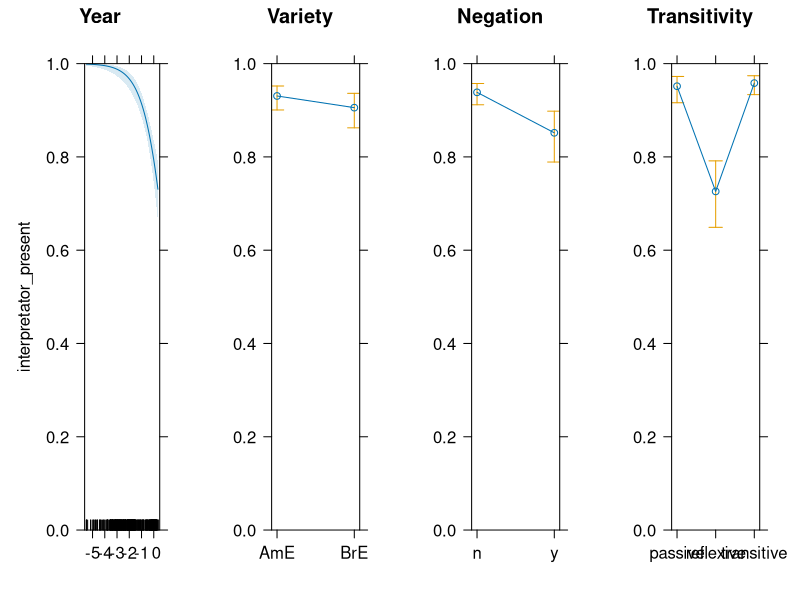
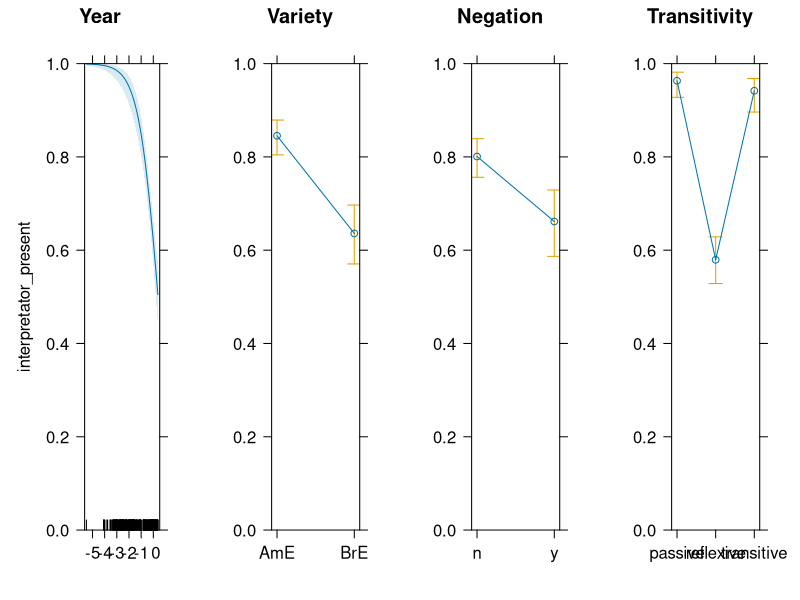
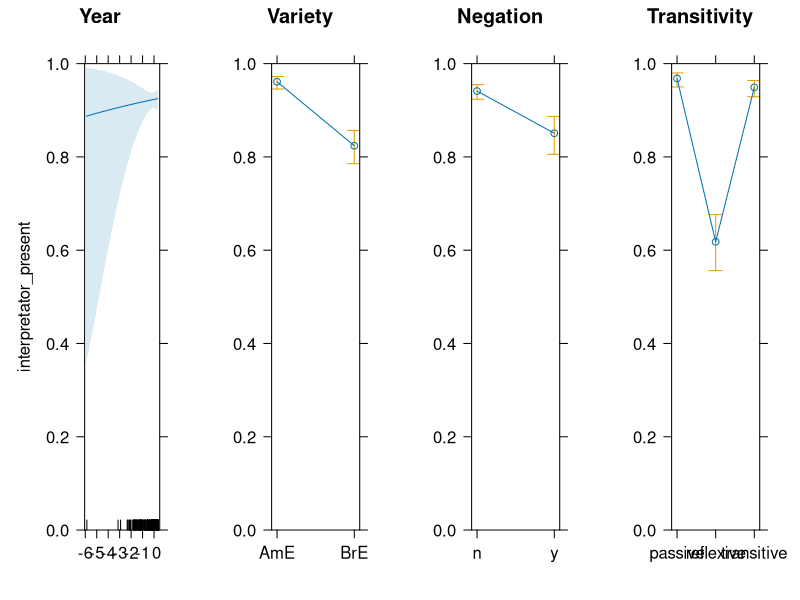
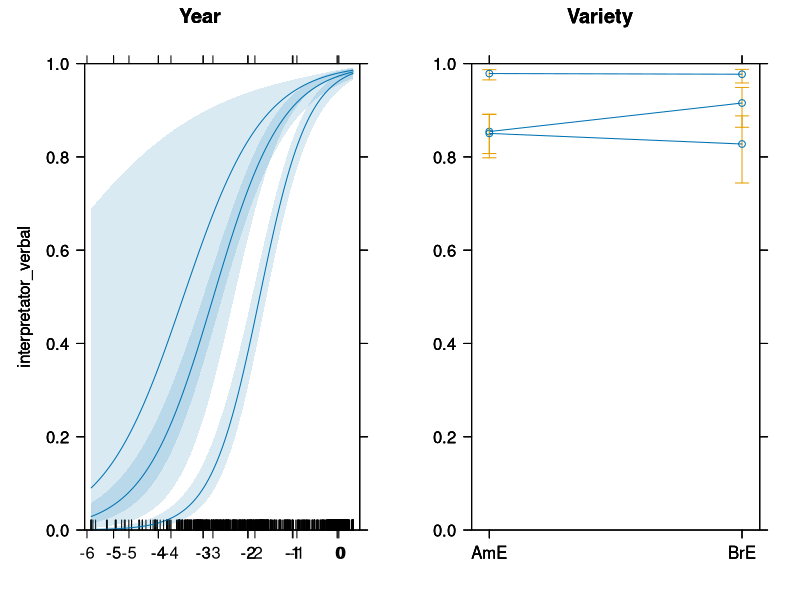

Generate these figures, in order, with R:
## ---- chunk 1
all_data <- read.csv("./data/all_data.csv", stringsAsFactors = T)
## ---- chunk 2
m_long_deceive <- glm(
  interpretator_present ~ year_c + variety + transitivity + negation, 
  data=all_data, subset=verb == "deceive", family="binomial")

arm::display(m_long_deceive)
## ---- chunk 3
plot(effects::predictorEffect(
  "year_c",
  m_long_deceive, 
  confidence.level=.95), 
  axes=list(y=list(type="response", lim=c(0,1))),
  lattice=list(array=list(row=1, col=1, nrow=1, ncol=4, more=T)),
  main="Year", xlab="")

plot(effects::predictorEffect(
  "variety",
  m_long_deceive, 
  confidence.level=.95), 
  axes=list(y=list(type="response",lim=c(0,1))),
  lattice=list(array=list(row=1, col=2, nrow=1, ncol=4, more=T)),
  main="Variety", xlab="", ylab="")

plot(effects::predictorEffect(
  "negation",
  m_long_deceive, 
  confidence.level=.95), 
  axes=list(y=list(type="response",lim=c(0,1))),
  lattice=list(array=list(row=1, col=3, nrow=1, ncol=4, more=T)),
  main="Negation", xlab="", ylab="")

plot(effects::predictorEffect(
  "transitivity",
  m_long_deceive, 
  confidence.level=.95), 
  axes=list(y=list(type="response",lim=c(0,1))),
  lattice=list(array=list(row=1, col=4, nrow=1, ncol=4, more=F)),
  main="Transitivity", xlab="", ylab="")

## ---- chunk 4
m_long_delude <- glm(
  interpretator_present ~ year_c + variety + transitivity + negation, 
  data=all_data, subset=verb == "delude", family="binomial")

arm::display(m_long_delude)
## ---- chunk 5
plot(effects::predictorEffect(
  "year_c",
  m_long_delude, 
  confidence.level=.95), 
  axes=list(y=list(type="response", lim=c(0,1))),
  lattice=list(array=list(row=1, col=1, nrow=1, ncol=4, more=T)),
  main="Year", xlab="")

plot(effects::predictorEffect(
  "variety",
  m_long_delude, 
  confidence.level=.95), 
  axes=list(y=list(type="response",lim=c(0,1))),
  lattice=list(array=list(row=1, col=2, nrow=1, ncol=4, more=T)),
  main="Variety", xlab="", ylab="")

plot(effects::predictorEffect(
  "negation",
  m_long_delude, 
  confidence.level=.95), 
  axes=list(y=list(type="response",lim=c(0,1))),
  lattice=list(array=list(row=1, col=3, nrow=1, ncol=4, more=T)),
  main="Negation", xlab="", ylab="")

plot(effects::predictorEffect(
  "transitivity",
  m_long_delude, 
  confidence.level=.95), 
  axes=list(y=list(type="response",lim=c(0,1))),
  lattice=list(array=list(row=1, col=4, nrow=1, ncol=4, more=F)),
  main="Transitivity", xlab="", ylab="")

## ---- chunk 6
m_long_fool <- glm(
  interpretator_present ~ year_c + variety + transitivity + negation, 
  data=all_data, subset=verb == "fool", family="binomial")

arm::display(m_long_fool)
## ---- chunk 7
plot(effects::predictorEffect(
  "year_c",
  m_long_fool, 
  confidence.level=.95), 
  axes=list(y=list(type="response", lim=c(0,1))),
  lattice=list(array=list(row=1, col=1, nrow=1, ncol=4, more=T)),
  main="Year", xlab="")

plot(effects::predictorEffect(
  "variety",
  m_long_fool, 
  confidence.level=.95), 
  axes=list(y=list(type="response",lim=c(0,1))),
  lattice=list(array=list(row=1, col=2, nrow=1, ncol=4, more=T)),
  main="Variety", xlab="", ylab="")

plot(effects::predictorEffect(
  "negation",
  m_long_fool, 
  confidence.level=.95), 
  axes=list(y=list(type="response",lim=c(0,1))),
  lattice=list(array=list(row=1, col=3, nrow=1, ncol=4, more=T)),
  main="Negation", xlab="", ylab="")

plot(effects::predictorEffect(
  "transitivity",
  m_long_fool, 
  confidence.level=.95), 
  axes=list(y=list(type="response",lim=c(0,1))),
  lattice=list(array=list(row=1, col=4, nrow=1, ncol=4, more=F)),
  main="Transitivity", xlab="", ylab="")

## ---- chunk 8
str(all_data)
all_data_replacement <- subset(all_data, interpretator_type != "none")
all_data_replacement$interpretator_verbal <- ifelse(all_data_replacement$interpretator_type == "verbal", 1, 0)
all_data_replacement <- droplevels(all_data_replacement)
str(all_data_replacement)
## ---- chunk 9
# List of interpretators
all_data_replacement$interpretator_ordered <- all_data_replacement$interpretator
all_data_replacement$interpretator_ordered <- factor(
  all_data_replacement$interpretator_ordered,
  levels=names(sort(table(all_data_replacement$interpretator), decreasing=T)),
  ordered=T
)

vcd::structable(verb + year_bins_100 ~ interpretator_ordered, all_data_replacement)
## ---- chunk 10
m_long_deceive_replacement <- glm(
  interpretator_verbal ~ year_c + variety, 
  data=all_data_replacement, subset=verb == "deceive", family="binomial")

arm::display(m_long_deceive_replacement)
## ---- chunk 11
plot(effects::predictorEffect(
  "year_c",
  m_long_deceive_replacement, 
  confidence.level=.95), 
  axes=list(y=list(type="response", lim=c(0,1))),
  lattice=list(array=list(row=1, col=1, nrow=1, ncol=2, more=T)),
  main="Year", xlab="")

plot(effects::predictorEffect(
  "variety",
  m_long_deceive_replacement, 
  confidence.level=.95), 
  axes=list(y=list(type="response",lim=c(0,1))),
  lattice=list(array=list(row=1, col=2, nrow=1, ncol=2, more=T)),
  main="Variety", xlab="", ylab="")

## ---- chunk 12
m_long_delude_replacement <- glm(
  interpretator_verbal ~ year_c + variety, 
  data=all_data_replacement, subset=verb == "delude", family="binomial")

arm::display(m_long_delude_replacement)
## ---- chunk 13
plot(effects::predictorEffect(
  "year_c",
  m_long_delude_replacement, 
  confidence.level=.95), 
  axes=list(y=list(type="response", lim=c(0,1))),
  lattice=list(array=list(row=1, col=1, nrow=1, ncol=2, more=T)),
  main="Year", xlab="")

plot(effects::predictorEffect(
  "variety",
  m_long_delude_replacement, 
  confidence.level=.95), 
  axes=list(y=list(type="response",lim=c(0,1))),
  lattice=list(array=list(row=1, col=2, nrow=1, ncol=2, more=T)),
  main="Variety", xlab="", ylab="")

## ---- chunk 14
m_long_fool_replacement <- glm(
  interpretator_verbal ~ year_c + variety, 
  data=all_data_replacement, subset=verb == "fool", family="binomial")

arm::display(m_long_fool_replacement)
## ---- chunk 15
plot(effects::predictorEffect(
  "year_c",
  m_long_fool_replacement, 
  confidence.level=.95), 
  axes=list(y=list(type="response", lim=c(0,1))),
  lattice=list(array=list(row=1, col=1, nrow=1, ncol=2, more=T)),
  main="Year", xlab="")

plot(effects::predictorEffect(
  "variety",
  m_long_fool_replacement, 
  confidence.level=.95), 
  axes=list(y=list(type="response",lim=c(0,1))),
  lattice=list(array=list(row=1, col=2, nrow=1, ncol=2, more=T)),
  main="Variety", xlab="", ylab="")
